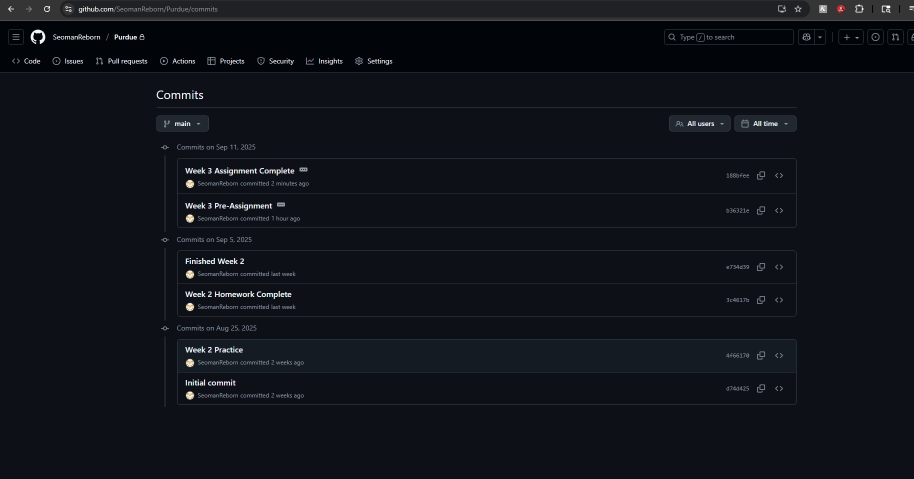
#> input picture 505/Week 3/GitHub History.jpg, 1827 x 958 px, given in place of bee1.jpg, which was not available (shown at 1/2 size)
$ jupyter execute --allow-errors ObjectRecognition.ipynb   (text cells are left out)
#> lines starting #> are read from the running program, lines starting #| are printed output that depends on the picture; after the words box and inside, x2 and y2 are one past the last pixel; in counts of white or black regions, pixels touching at a corner belong together; pictures that were not available may be replaced by others from this repository, and a replacement may not be noted
[cell 1]
import numpy as np
from google.colab.patches import cv2_imshow
import os
import cv2

[cell 2]
from google.colab import drive
drive.mount('/content/drive')

[cell 3]
img = cv2.imread("/content/drive/MyDrive/images/example/bee1.jpg")
#> img is the input picture: shape (958, 1827, 3); mean B, G, R 25.5, 18.9, 15.7

cv2_imshow(img)

[cell 4]
print(img)
#> (printed output is left out)

[cell 5]
secret_img = cv2.imread("/content/drive/MyDrive/images/example/secret_img.png", 0)
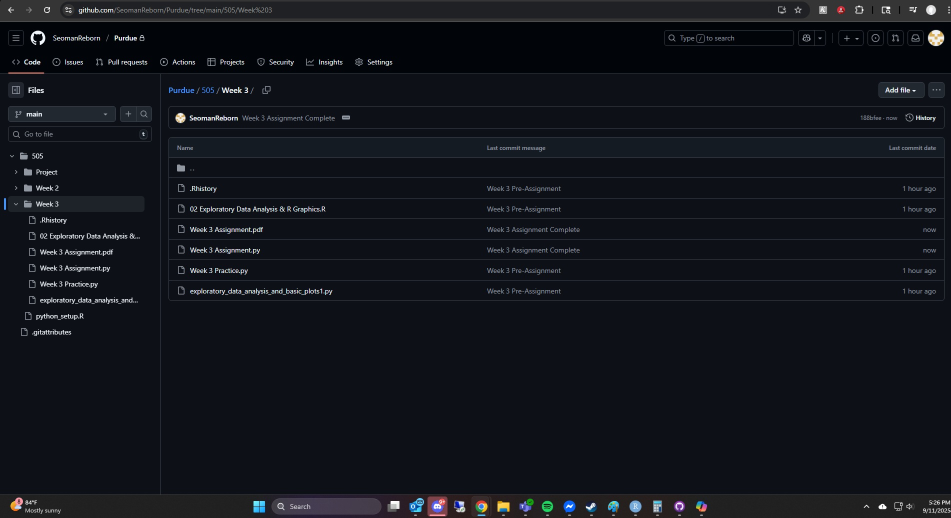
#> input picture 505/Week 3/GitHub Files.jpg, 1901 x 1036 px, given in place of secret_img.png, which was not available (shown at 1/2 size)
#> secret_img: shape (1036, 1901); min 0, max 255, mean 20.8
new_img = np.zeros((secret_img.shape[0], secret_img.shape[1], 3), np.uint8)

new_img[secret_img==0] = (0,0,0) # white
new_img[secret_img==1] = (0,0,0) # gray
new_img[secret_img==2] = (0,0,0) # black
new_img[secret_img==3] = (0,0,0) # Athletic gold

cv2_imshow(new_img)

[cell 6]
lowerThresh = np.array([0,0,0]) # change third threshold value to something between 0-255
upperThresh = np.array([120,120,255])

mask = cv2.inRange(img, lowerThresh, upperThresh)
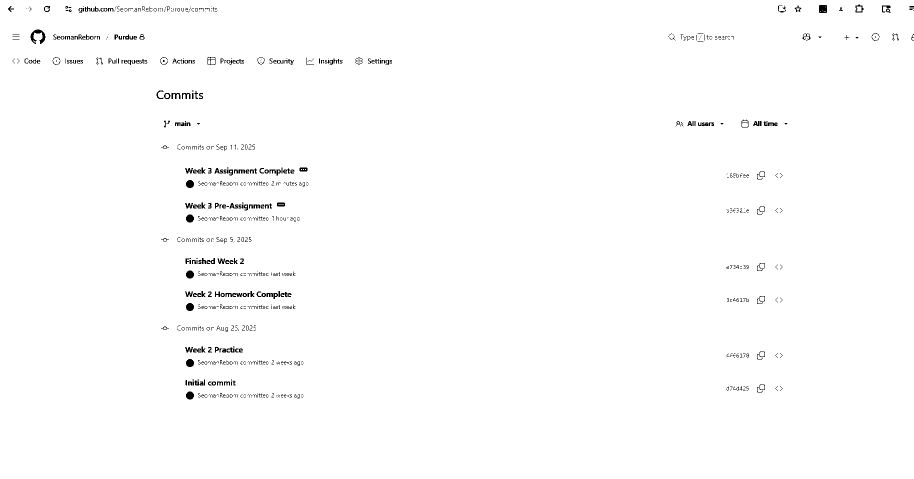
#> mask: shape (958, 1827) (shown at 1/2 size); 99% white; black in thin lines or dots, all inside (x1, y1, x2, y2) = (16, 9, 1827, 799)
res = cv2.bitwise_and(img, img, mask=mask) # make everything outside the threshold black
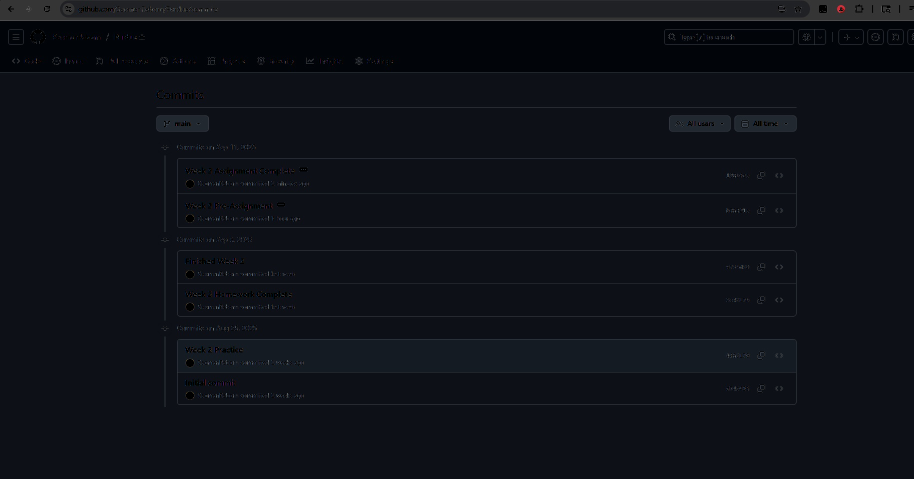
#> res: shape (958, 1827, 3) (shown at 1/2 size); mean B, G, R 23.7, 17.1, 14
cv2_imshow(res)

[cell 7]
def hsvThreshold(img):
	hsv = cv2.cvtColor(img, cv2.COLOR_BGR2HSV) # convert image to HSV
#> hsv: shape (958, 1827, 3); mean H, S, V 109, 117.6, 25.6
	# cv2_imshow(hsv)

	lowerThresh = np.array([0,20,30])
	upperThresh = np.array([0, 200, 255]) # change first threshold value to something between 0-255
	mask = cv2.inRange(hsv, lowerThresh, upperThresh)
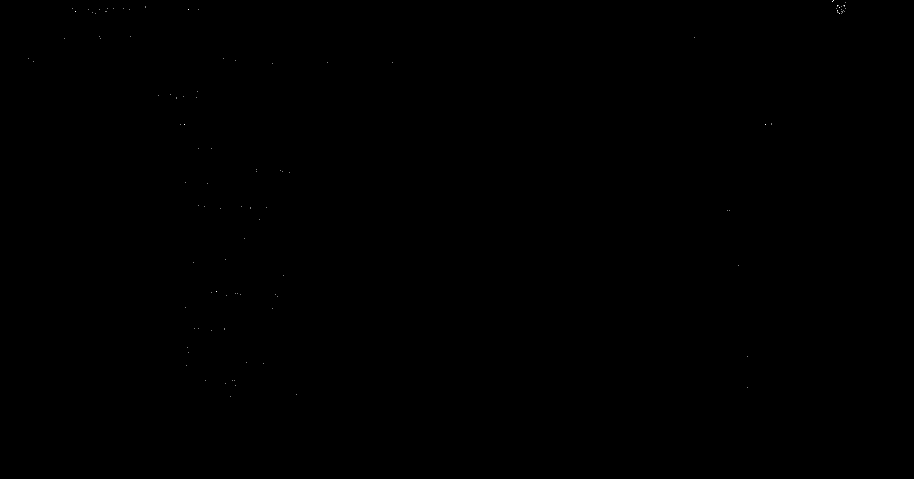
#> mask: shape (958, 1827) (shown at 1/2 size); 0.01% white in thin lines or dots, all inside (x1, y1, x2, y2) = (56, 0, 1692, 793)
	res = cv2.bitwise_and(img, img, mask= mask) # make everything outside the threshold black

	return res
cv2_imshow(hsvThreshold(img))

[cell 8]
bee_on_board = cv2.imread("/content/drive/MyDrive/images/example/bee_on_board.png")
#> bee_on_board is the input picture: shape (1036, 1901, 3); mean B, G, R 27.4, 20.9, 18
cv2_imshow(hsvThreshold(bee_on_board))
#> in hsvThreshold (call 2), `hsv = cv2.cvtColor(img, cv2.COLOR_BGR2HSV)`: hsv: shape (1036, 1901, 3); mean H, S, V 106.3, 113, 27.8
#> in hsvThreshold (call 2), `mask = cv2.inRange(hsv, lowerThresh, upperThresh)`:
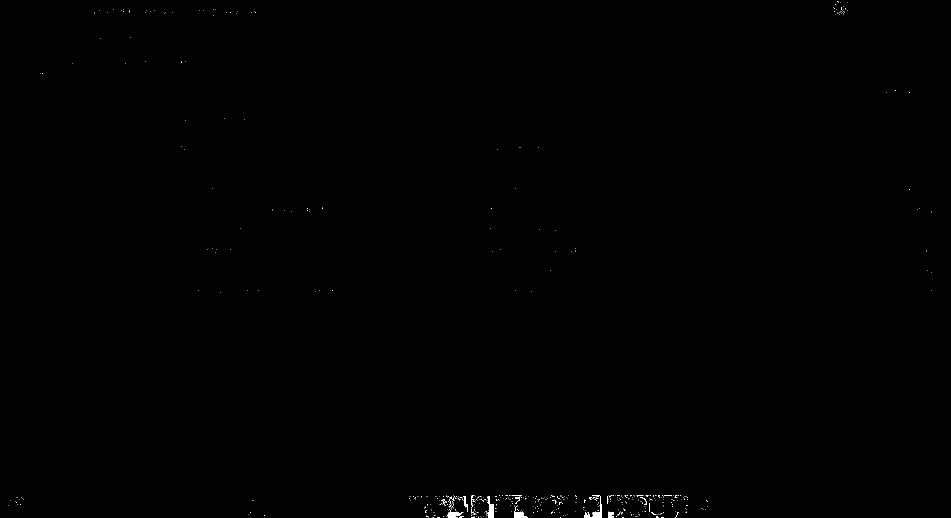
#> mask: shape (1036, 1901) (shown at 1/2 size); 0.15% white; 506 white regions (492 under 20 px), largest, box (x1, y1, x2, y2) and area: (1168, 991, 1204, 1036) 437, (973, 992, 988, 1036) 368, (893, 1017, 928, 1036) 299

[cell 9]
def detectCanny(img):
  thresh1 = 1000 # change threshold
  thresh2 = 1000 # change threshold
  canny = cv2.Canny(img, thresh1, thresh2) # create canny lines
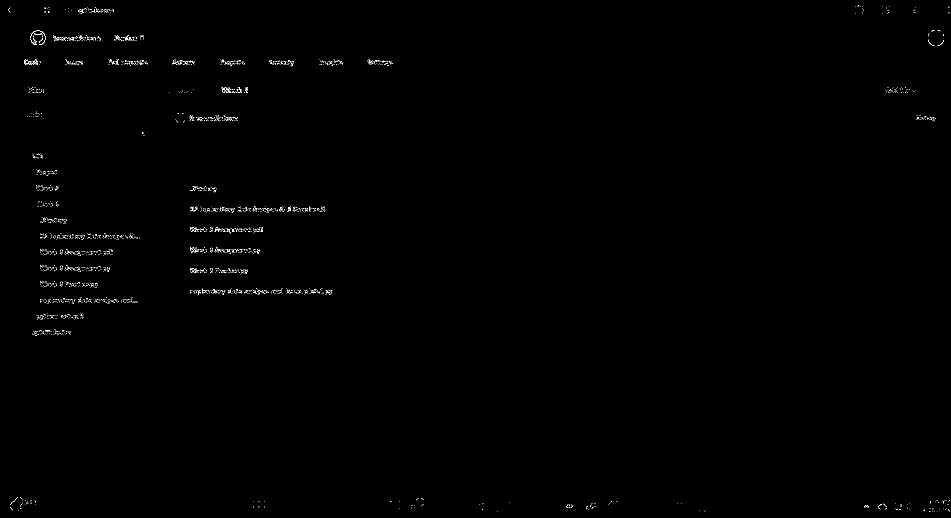
#> canny: shape (1036, 1901) (shown at 1/2 size); 0.29% white in thin lines or dots
  cv2_imshow(canny)
  print("")
  kernel = np.ones((5, 5))
  canny = cv2.dilate(canny, kernel, 1) # make lines wider
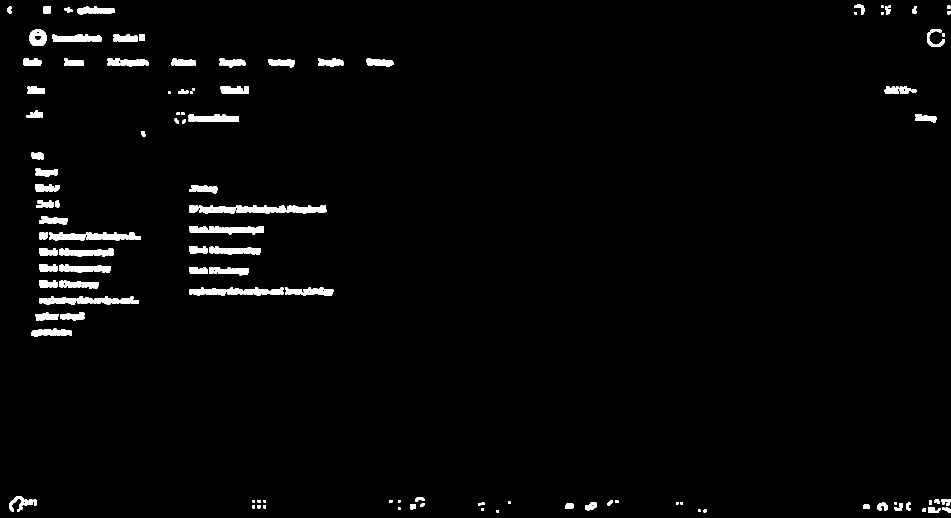
#> canny: shape (1036, 1901) (shown at 1/2 size); 2.2% white; 131 white regions, largest, box (x1, y1, x2, y2) and area: (378, 452, 528, 469) 1760, (118, 497, 228, 514) 1282, (418, 493, 522, 510) 1219

  img[canny < 20] = 0 # remove areas without the canny lines from the image
#> img: shape (1036, 1901, 3)

  return img


cv2_imshow(detectCanny(bee_on_board.copy()))

[cell 10]
import torch

#> (the rest of this cell did not finish here and is left out)

[cell 11]
# @title Run this code

import numpy as np
from google.colab.patches import cv2_imshow
import os
import cv2
import json
import matplotlib.pyplot as plt
import torch
import torch.nn as nn
import torchvision.transforms as transforms
import torch.utils.data as data
from torchvision import transforms, datasets, models
import torch.nn.functional as F
import time
from PIL import Image
import torch.optim as optim
import matplotlib.patches as mpatches
from collections import defaultdict


from google.colab import drive
drive.mount('/content/drive')

#> (the rest of this cell did not finish here and is left out)

[cell 12]
json_path = "/content/drive/MyDrive/data.JSON"
image_path = "/content/drive/MyDrive/images/example"

if "data.JSON" in os.listdir("/content/drive/MyDrive/"):

  images, masks = load_imgs_masks_from_json(json_path, image_path)

  bee1 = images[0]
  bee1_mask = masks[0]

  # shows first bee image
  test=bee1.copy()
  test[bee1_mask==0] = 0
  cv2_imshow(test)
else:
  print("Error: You did not add the data.JSON file")

#> (a cell that did not finish here is left out)

[cell 14]
from sklearn.neighbors import KNeighborsClassifier
from sklearn.metrics import classification_report, accuracy_score


# Create labels
#> (the rest of this cell did not finish here and is left out)

#> (a cell that did not finish here is left out)

#> (a cell that did not finish here is left out)

#> (a cell that did not finish here is left out)

[cell 18]
# change the kernel values
kernel = np.array([[
          [[0, 0, 0], # red
          [0, 0, 0],
          [0, 0, 0]],

         [[0, 0, 0], # green
          [0, 0, 0],
          [0, 0, 0]],

          [[0, 0, 0], # blue
          [0, 0, 0],
          [0, 0, 0]],

         ]])

bias = 0 #change the bias too

# [23 lines left out: function convolve2d, not called in this run]

# shrink the image (to make it run faster)
#> (the rest of this cell did not finish here and is left out)

#> (a cell that did not finish here is left out)

#> (a cell that did not finish here is left out)

[cell 21]
json_path = "/content/drive/MyDrive/data2.JSON"
#> json_path = '/content/drive/MyDrive/data2.JSON'
image_path = "/content/drive/MyDrive/images/imgs_annotate"

#> (the rest of this cell did not finish here and is left out)
